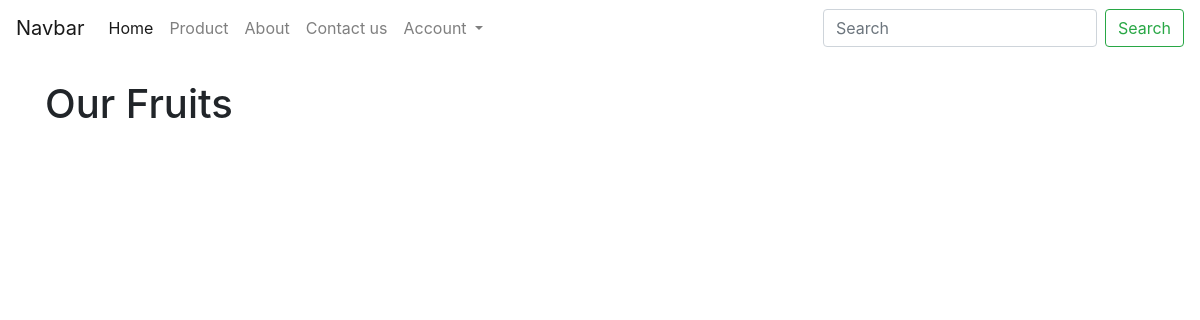
The app's page /product/, older data.
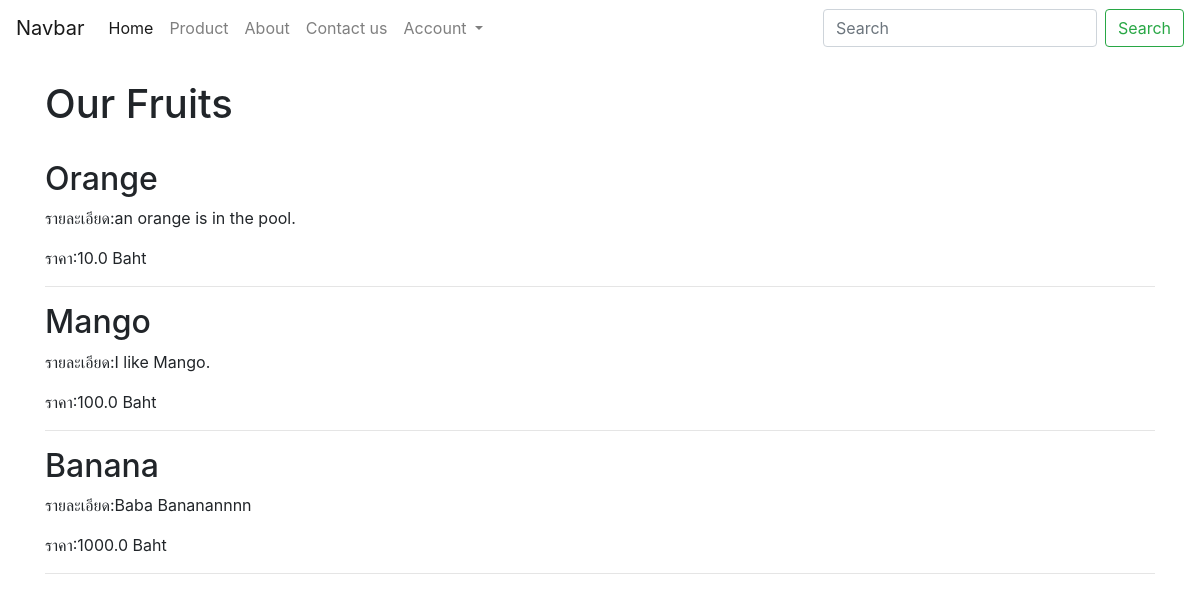
The same page, newer data.
### company/models.py (models this page shows, shortened)
class ProductDemo(models.Model):
    name = models.CharField(max_length=100)
    detail = models.TextField(null=True, blank=True)
    price = models.FloatField(default=1)
    instock = models.BooleanField(default=True)

### company/views.py (the view)
# urls.py: path('product/', Product, name='product'),
def Product(request):
    data = ProductDemo.objects.all()
    context = {'data': data}
    return render(request, 'company/product.html', context)

### company/templates/company/product.html
{% extends 'company/base.html' %} {% block title %} Product {% endblock title %}
{% block content %}
<br>
<h1>Our Fruits</h1>
<br>
{% for product in data %}
<h2>{{ product.name }}</h2>
<p>รายละเอียด:{{ product.detail}}</p>
<p>ราคา:{{ product.price}} Baht</p>
<hr />
{% endfor %} {% endblock content %}

### company/templates/company/base.html (shortened to what this page needs)
<!DOCTYPE html>
{% load static %}
<html lang="en">
  <head>
    <link
      rel="stylesheet"
      href="https://cdn.jsdelivr.net/npm/bootstrap@4.6.2/dist/css/bootstrap.min.css"
    />
  </head>
  <body>
    <nav class="navbar navbar-expand-lg navbar-light bg-white">
      <a class="navbar-brand" href="#">Navbar</a>
      <div class="collapse navbar-collapse" id="navbarSupportedContent">
        <ul class="navbar-nav mr-auto">
          <li class="nav-item active">
            <a class="nav-link" href="/"
              >Home <span class="sr-only">(current)</span></a
            >
          </li>
          <li class="nav-item">
            <a class="nav-link" href="{% url 'product' %}">Product</a>
          </li>
          <li class="nav-item">
            <a class="nav-link" href="{% url 'about' %}">About</a>
          </li>
          <li class="nav-item">
            <a class="nav-link" href="{% url 'contact' %}">Contact us</a>
          </li>
          <li class="nav-item dropdown">
            <a
              class="nav-link dropdown-toggle"
              href="#"
              role="button"
              data-toggle="dropdown"
              aria-expanded="false"
            >
              Account
            </a>
          </li>
          <li class="nav-item">
            <a class="nav-link disabled">{{ user.username }}</a>
          </li>
        </ul>
        <form class="form-inline my-2 my-lg-0" action="/search">
          <input
            class="form-control mr-sm-2"
            type="search"
            placeholder="Search"
            aria-label="Search"
            name="q"
          />
          <button class="btn btn-outline-success my-2 my-sm-0" type="submit">
            Search
          </button>
        </form>
      </div>
    </nav>
    <div class="container">{% block content %} {% endblock content %}</div>
  </body>
</html>

Row changes from the older to the newer data that the page shows:
added ProductDemo: name "Orange", detail "an orange is in the pool.", price "10.0"
added ProductDemo: name "Mango", detail "I like Mango.", price "100.0"
added ProductDemo: name "Banana", detail "Baba Bananannnn", price "1000.0"
